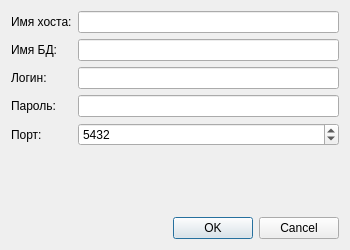
<?xml version="1.0" encoding="UTF-8"?>
<ui version="4.0">
 <class>DbDialog</class>
 <widget class="QDialog" name="DbDialog">
  <property name="geometry">
   <rect>
    <x>0</x>
    <y>0</y>
    <width>350</width>
    <height>250</height>
   </rect>
  </property>
  <property name="windowTitle">
   <string>Параметры подключения</string>
  </property>
  <layout class="QVBoxLayout" name="verticalLayout">
   <item>
    <layout class="QFormLayout" name="formLayout">
     <property name="fieldGrowthPolicy">
      <enum>QFormLayout::AllNonFixedFieldsGrow</enum>
     </property>
     <item row="0" column="0">
      <widget class="QLabel" name="labelHost">
       <property name="text">
        <string>Имя хоста:</string>
       </property>
      </widget>
     </item>
     <item row="0" column="1">
      <widget class="QLineEdit" name="lineEditHost"/>
     </item>
     <item row="1" column="0">
      <widget class="QLabel" name="labelDbName">
       <property name="text">
        <string>Имя БД:</string>
       </property>
      </widget>
     </item>
     <item row="1" column="1">
      <widget class="QLineEdit" name="lineEditDbName"/>
     </item>
     <item row="2" column="0">
      <widget class="QLabel" name="labelLogin">
       <property name="text">
        <string>Логин:</string>
       </property>
      </widget>
     </item>
     <item row="2" column="1">
      <widget class="QLineEdit" name="lineEditLogin"/>
     </item>
     <item row="3" column="0">
      <widget class="QLabel" name="labelPassword">
       <property name="text">
        <string>Пароль:</string>
       </property>
      </widget>
     </item>
     <item row="3" column="1">
      <widget class="QLineEdit" name="lineEditPassword">
       <property name="echoMode">
        <enum>QLineEdit::Password</enum>
       </property>
      </widget>
     </item>
     <item row="4" column="0">
      <widget class="QLabel" name="labelPort">
       <property name="text">
        <string>Порт:</string>
       </property>
      </widget>
     </item>
     <item row="4" column="1">
      <widget class="QSpinBox" name="spinBoxPort">
       <property name="maximum">
        <number>65535</number>
       </property>
       <property name="value">
        <number>5432</number>
       </property>
      </widget>
     </item>
    </layout>
   </item>
   <item>
    <layout class="QHBoxLayout" name="buttonLayout">
     <item>
      <spacer name="horizontalSpacer">
       <property name="orientation">
        <enum>Qt::Horizontal</enum>
       </property>
       <property name="sizeHint" stdset="0">
        <size>
         <width>40</width>
         <height>20</height>
        </size>
       </property>
      </spacer>
     </item>
     <item>
      <widget class="QDialogButtonBox" name="buttonBox">
       <property name="standardButtons">
        <set>QDialogButtonBox::Cancel|QDialogButtonBox::Ok</set>
       </property>
      </widget>
     </item>
    </layout>
   </item>
  </layout>
 </widget>
 <resources/>
 <connections>
  <connection>
   <sender>buttonBox</sender>
   <signal>accepted()</signal>
   <receiver>DbDialog</receiver>
   <slot>accept()</slot>
   <hints>
    <hint type="sourcelabel">
     <x>248</x>
     <y>233</y>
    </hint>
    <hint type="destinationlabel">
     <x>157</x>
     <y>122</y>
    </hint>
   </hints>
  </connection>
  <connection>
   <sender>buttonBox</sender>
   <signal>rejected()</signal>
   <receiver>DbDialog</receiver>
   <slot>reject()</slot>
   <hints>
    <hint type="sourcelabel">
     <x>290</x>
     <y>233</y>
    </hint>
    <hint type="destinationlabel">
     <x>157</x>
     <y>122</y>
    </hint>
   </hints>
  </connection>
 </connections>
</ui>
